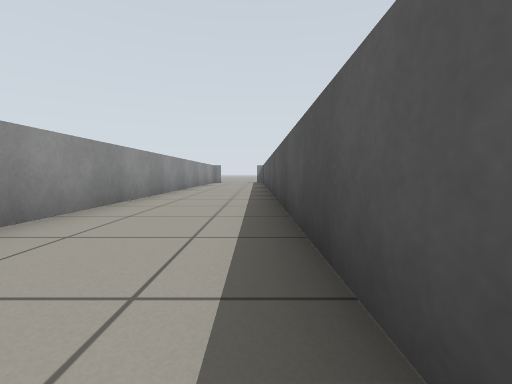
view 1 (above)

23 first-person views from a walk through a world built for the Gazebo simulator. The camera is 0.5 m above the floor, tilts 4° down and sees 90° across. The floor is counted in squares, 1 m on a side. Each view is taken from the middle of a square. On the plan, view 1 faces up. The plan holds only what a view shows up to about 9 squares ahead; the rest is blank. The place goes on beyond the plan.

view 2
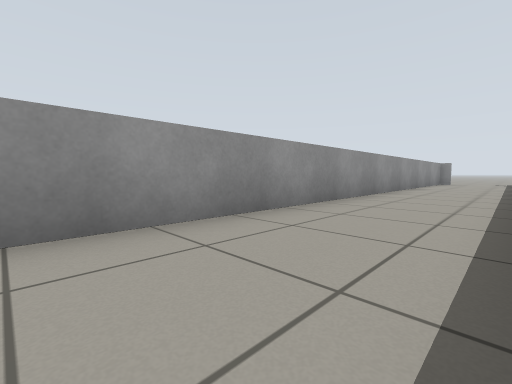

view 3
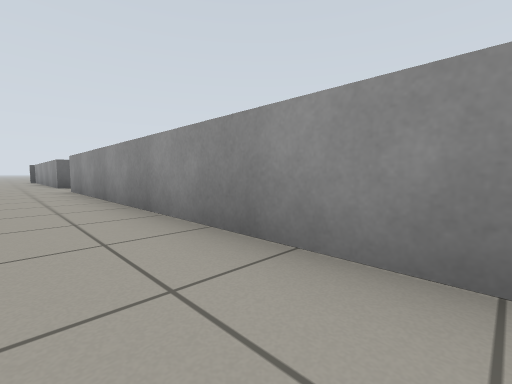

view 4
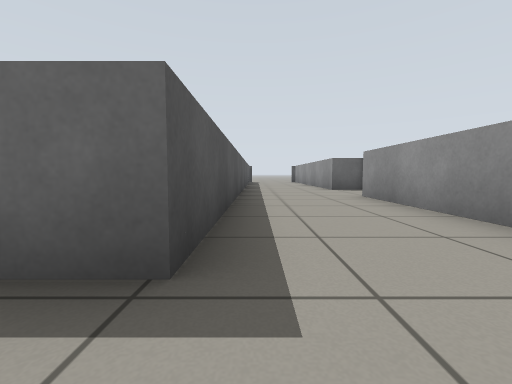

view 5
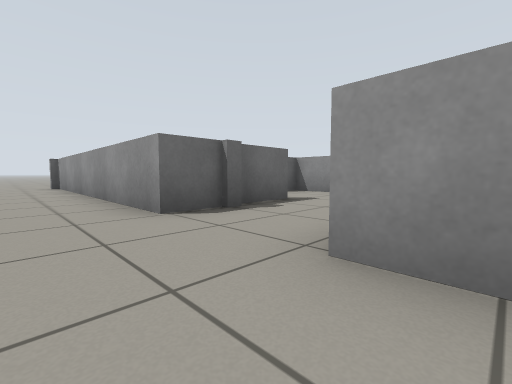

view 6
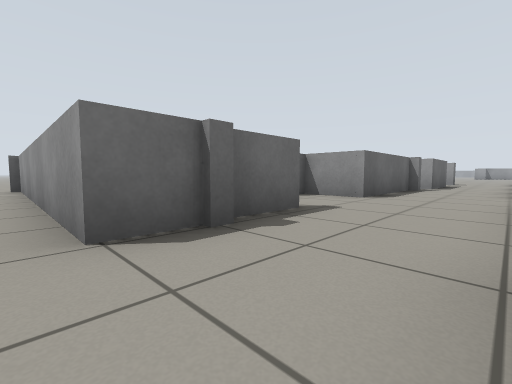

view 7
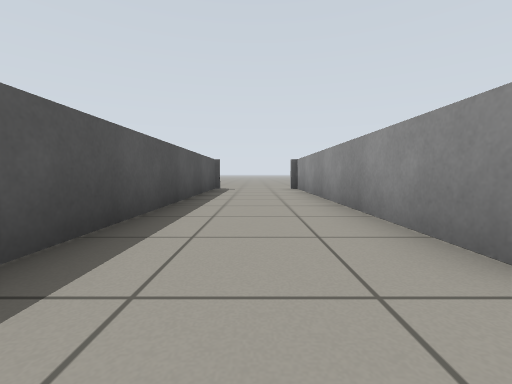

view 8
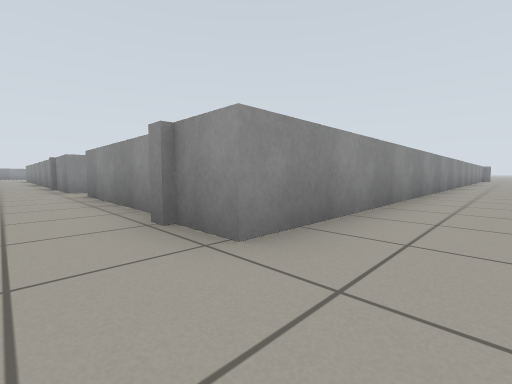

view 9
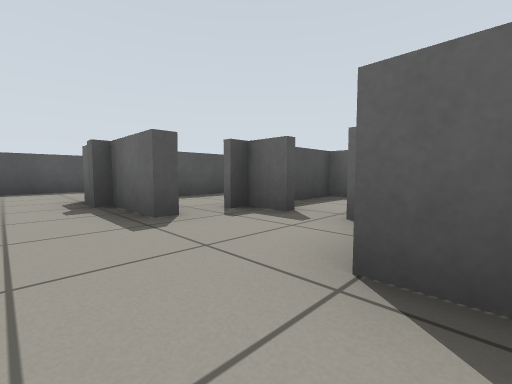

view 10
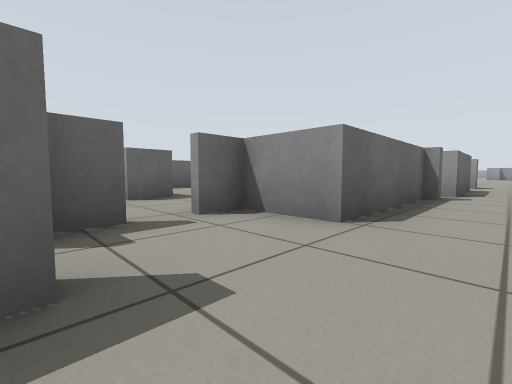

view 11
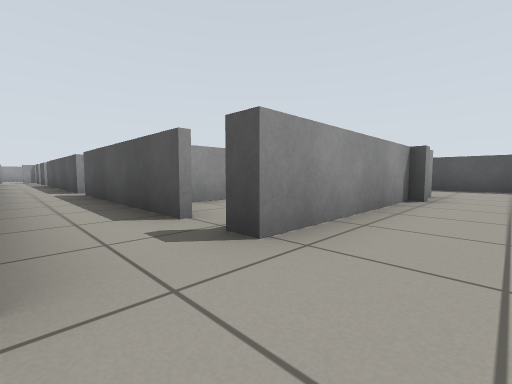

view 12
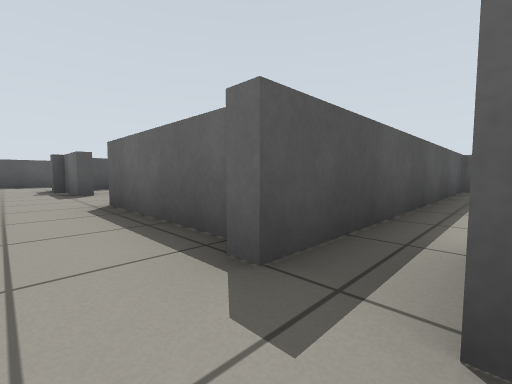

view 13
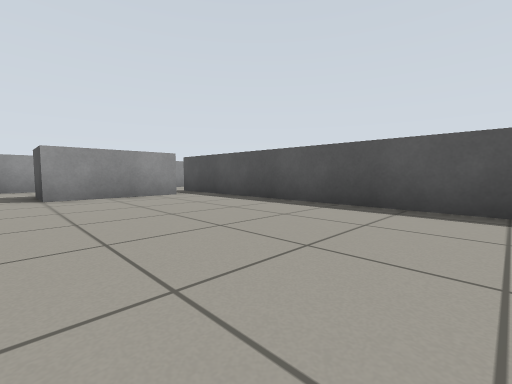

view 14
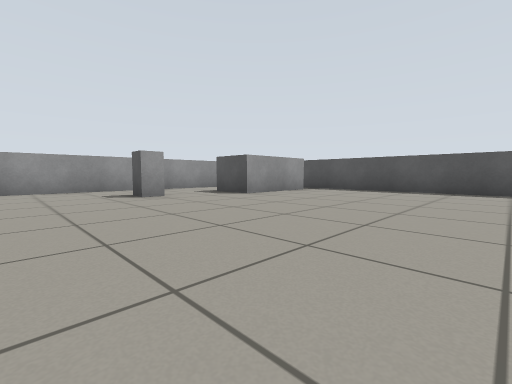

view 15
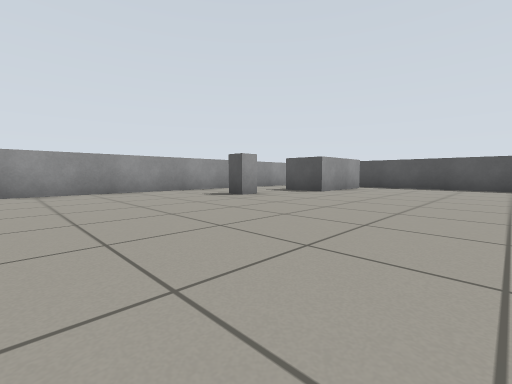

view 16
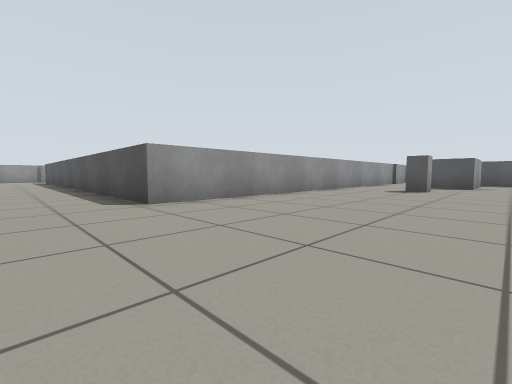

view 17
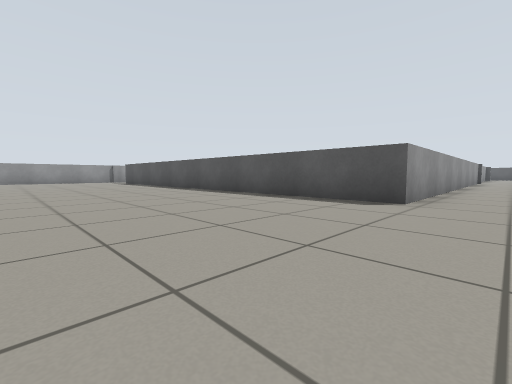

view 18
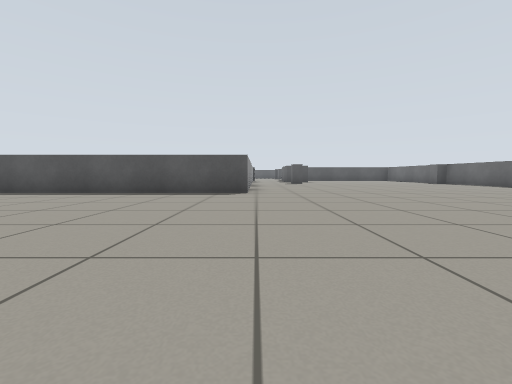

view 19
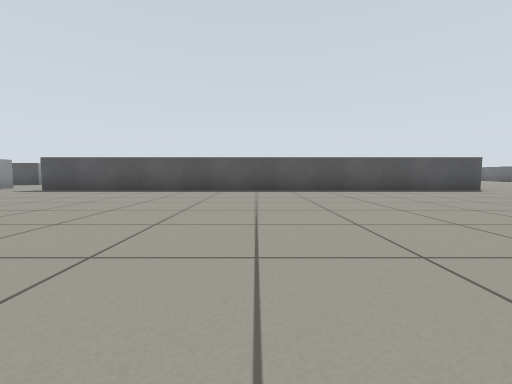

view 20
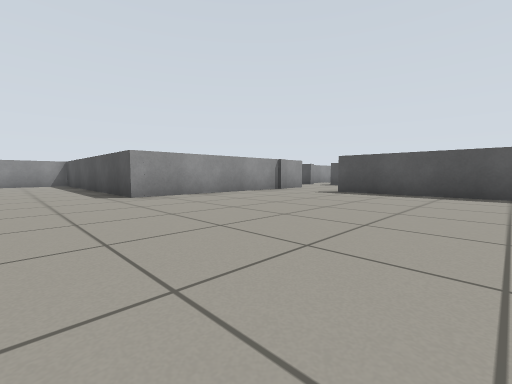

view 21
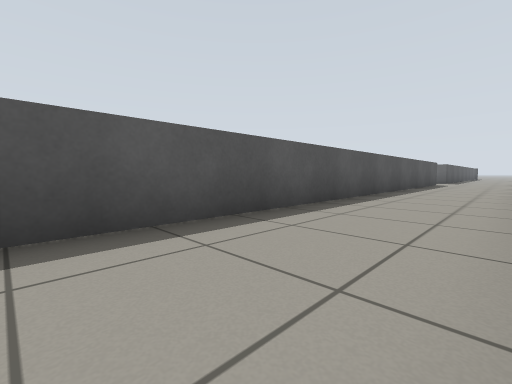

view 22
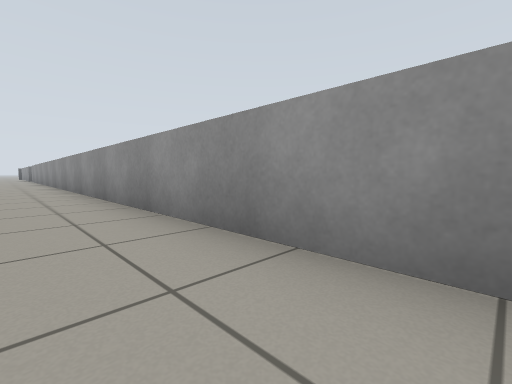

view 23
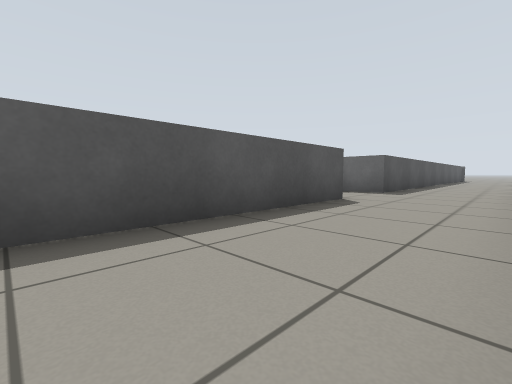

### Floor plan
Key: @ floor where view 1 was taken; # wall or solid block; x gap in a wall; . floor; = window, fence, low wall or low ledge.
Columns run from 31 left of view 1 to 1 right of it. Each row starts with its distance up from view 1.
 14  ..=                        =..=
 13  ..=                        =..=
 12  ..=                        =..=
 11  ..#                        =..=
 10  ..##                       =..=
  9  ..=####==                  =..=
  8  ........                   =..=
  7  ........                   =..=
  6  .......=                   =..=
  5  .......=                   =..=
  4  .......=                   =..=
  3  .......=              =    =..==
  2   ......=              =    =..=
  1  .......=              =    =..=
  0 ........=              ==   =..@=
 -1  .......=              =    =....
 -2   ......=              =    =..==
 -3    .....=              =    =..=
 -4    .....=              ===  =..=
 -5    .....=              ==.  =..=
 -6   ......=             =======..=
 -7  .......===============.....=..=
 -8   .............................=
 -9    ...........=..##=====..===..==
-10     .............##==##==...=..=
-11      ...............=  ==x=.=..=
-12       ..............=   ..= =..=
-13        .............=  == = =..=
-14         ............=       =..=
-15             ........=       =..=
-16                 ....=       =...=

Positions as (right, up) in squares from view 1, and headings:
1: (0, 0), facing up
2: (0, 0), facing up-left
3: (-1, 2), facing down-left
4: (0, -1), facing down
5: (-1, -6), facing down-left
6: (-2, -7), facing down-left
7: (-1, -8), facing down
8: (-1, -8), facing up-left
9: (-8, -8), facing down-right
10: (-5, -8), facing down-left
11: (-9, -8), facing up-right
12: (-12, -8), facing down-right
13: (-15, -16), facing up-right
14: (-19, -15), facing up-right
15: (-21, -14), facing up-right
16: (-25, -11), facing up-right
17: (-28, -8), facing up-right
18: (-30, -7), facing right
19: (-31, 0), facing right
20: (-30, 3), facing up-right
21: (-2, 14), facing down-right
22: (-1, 14), facing down-left
23: (-2, 5), facing down-right
